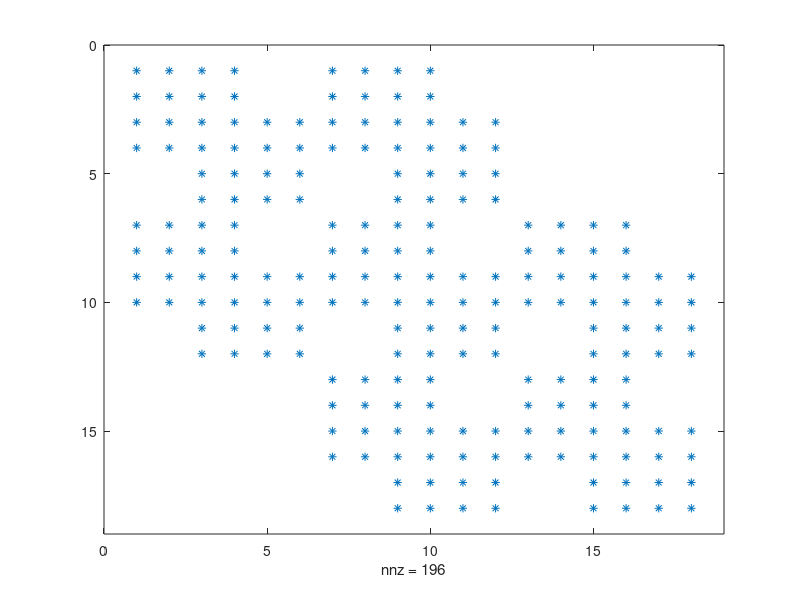

The MATLAB source for this figure:
clc;
clear;
E=200e9;
NU=0.3;
thk=5e-3;
f=10e6;
R=20e-3;
%Node coodinates
node=[0    0
          0.6 0
          2    0
          0    1
          1    1
          2    1
          0    2
         1.4  2
          2    2];
%Element connectivity
etable=[1 2 5 4
            2 3 6 5
            4 5 8 7
            5 6 9 8];
%Element_dof connectivity
etable_dof=[2*etable(:,1)-1, 2*etable(:,1), 2*etable(:,2)-1, 2*etable(:,2),2*etable(:,3)-1, 2*etable(:,3), 2*etable(:,4)-1, 2*etable(:,4)];

D=E/(1-NU^2)*[1 NU 0;NU 1 0;0 0 (1-NU)/2];
K=sparse(18,18);
F=sparse(18,1);
gp=[-1/sqrt(3), 1/sqrt(3)];
wt=[1,1];
EN=size(etable,1);

for i=1:EN
    %element stiffness matrix calculation
ek=zeros(8);
x=node(etable(i,:),1);
y=node(etable(i,:),2);
for j=1:2
    for k=1:2
    ksi=gp(k);
    eta=gp(j);
    dndksi=[-(1-eta)/4, (1-eta)/4, (1+eta)/4, -(1+eta)/4];
    dndeta=[-(1-ksi)/4, -(1+ksi)/4, (1+ksi)/4, (1-ksi)/4];
    dxdksi=dndksi*x;
    dxdeta=dndeta*x;
    dydksi=dndksi*y;
    dydeta=dndeta*y;
    jacob=dxdksi*dydeta-dydksi*dxdeta;
    dn1dx=1/jacob*(dydeta*dndksi(1)-dydksi*dndeta(1));
    dn2dx=1/jacob*(dydeta*dndksi(2)-dydksi*dndeta(2));
    dn3dx=1/jacob*(dydeta*dndksi(3)-dydksi*dndeta(3));
    dn4dx=1/jacob*(dydeta*dndksi(4)-dydksi*dndeta(4));
    dn1dy=1/jacob*(-dxdeta*dndksi(1)+dxdksi*dndeta(1));
    dn2dy=1/jacob*(-dxdeta*dndksi(2)+dxdksi*dndeta(2));
    dn3dy=1/jacob*(-dxdeta*dndksi(3)+dxdksi*dndeta(3));
    dn4dy=1/jacob*(-dxdeta*dndksi(4)+dxdksi*dndeta(4));
    B=[dn1dx 0 dn2dx 0 dn3dx 0 dn4dx 0;
        0 dn1dy 0 dn2dy 0 dn3dy 0 dn4dy;
        dn1dy dn1dx dn2dy dn2dx dn3dy dn3dx dn4dy dn4dx];
       ek=ek+B'*D*B*jacob*thk*wt(j)*wt(k);   
    end 
end
%assemble
edof=etable_dof(i,:);
K(edof,edof)=K(edof,edof)+ek;
end

for i=1:EN
  %force element calculation
fe=zeros(8,1);
x=node(etable(i,:),1);
y=node(etable(i,:),2);
for j=1:2
    for k=1:2
    ksi=gp(k);
    eta=gp(j);
    dndksi=[-(1-eta)/4, (1-eta)/4, (1+eta)/4, -(1+eta)/4];
    dndeta=[-(1-ksi)/4, -(1+ksi)/4, (1+ksi)/4, (1-ksi)/4];
    dxdksi=dndksi*x;
    dxdeta=dndeta*x;
    dydksi=dndksi*y;
    dydeta=dndeta*y;
    jacob=dxdksi*dydeta-dydksi*dxdeta;
       fe=fe+f*jacob*thk*wt(j)*wt(k);   
    end 
end
%assemble
edof=etable_dof(i,:);
F(edof)=F(edof)+fe;
end
spy(K)

